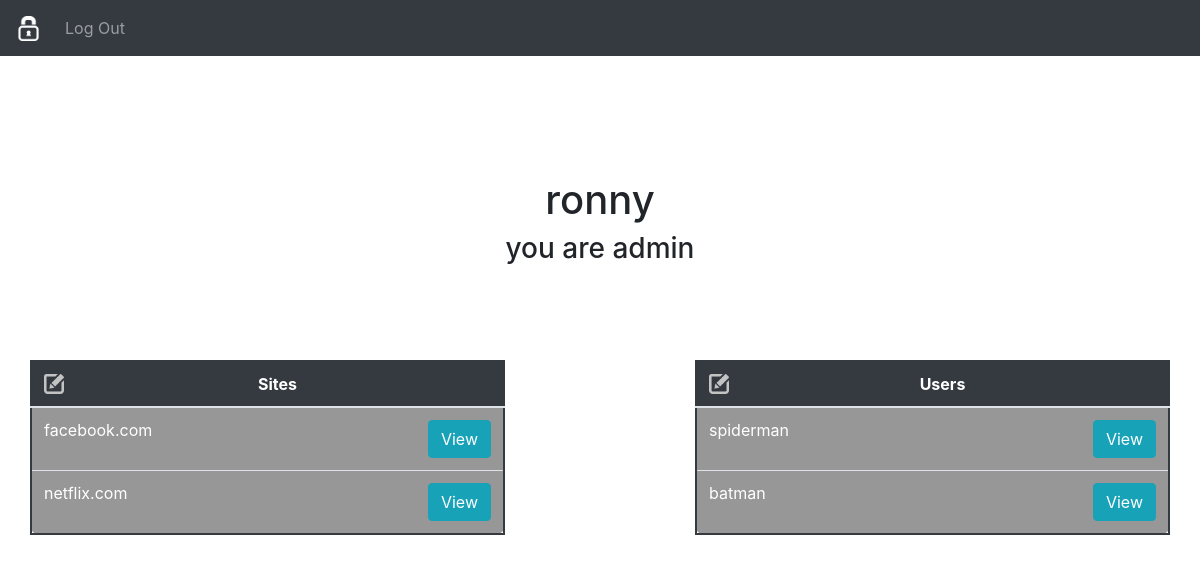
/admin/home (signed in), run on an earlier commit of the app's database.
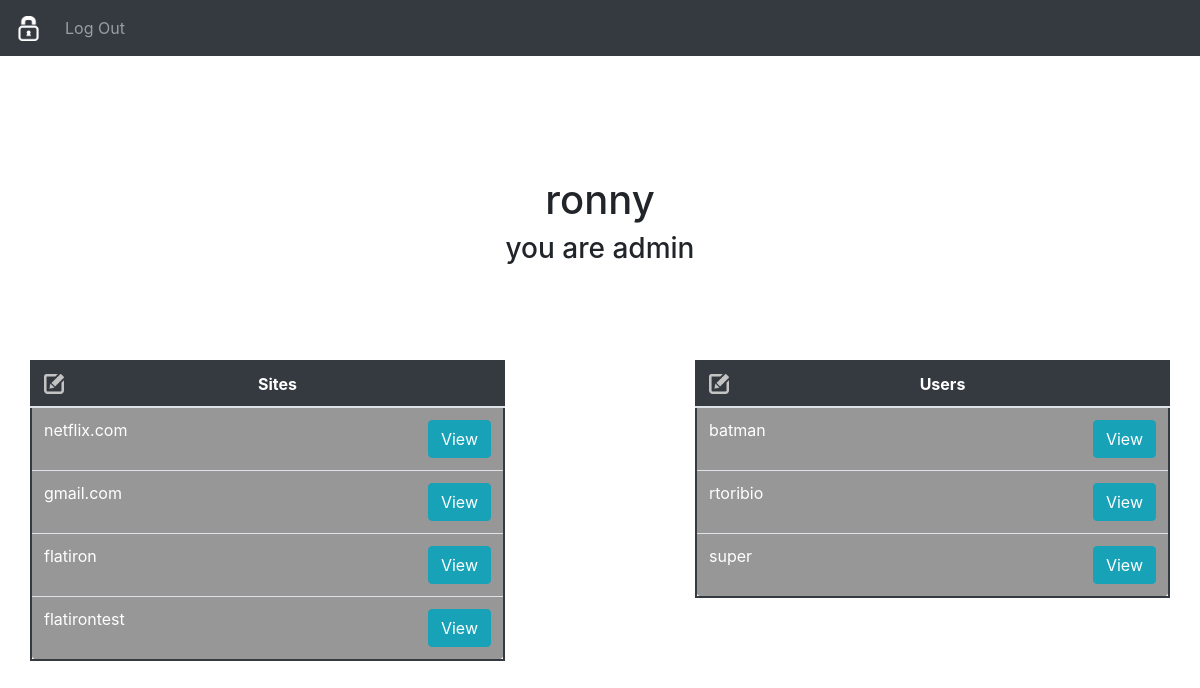
And on a later commit of the database.
### home_password/models/user.py (models this page shows, shortened)
class User(db.Model, UserMixin):
  id = db.Column(db.Integer, primary_key=True)
  username = db.Column(db.String(80), unique=True, nullable=False)
  password = db.Column(db.String(120), unique=False, nullable=False)
  is_admin = db.Column(db.Boolean, unique=False, default=False)
  sites = db.relationship('Site', secondary=sites, lazy='subquery',
        backref=db.backref('users', lazy=True))

### home_password/models/site.py (models this page shows, shortened)
class Site(db.Model):
  id = db.Column(db.Integer, primary_key=True)
  name = db.Column(db.String(80), unique=False, nullable=False)
  password = db.Column(db.String(120), unique=False, nullable=False)

### home_password/blueprints/admin/routes.py (the view)
@admin.route('/admin/home', methods=["GET","POST"])
@login_required
@admin_only
def home():
  users = [user for user in User.query.all() if user != current_user]
  return render_template('users/admin/home.html', sites=Site.query.all(), users=users)

### home_password/blueprints/utils.py (called while the page is built)
def admin_only(f):
    @wraps(f)
    def decorated_view(*args, **kwargs):
        if not current_user.is_admin:
            return redirect(url_for('users.home'))
        return f(*args, **kwargs)
    return decorated_view

### home_password/models/user.py (called while the page is built)
@login_manager.user_loader
def load_user(user_id):
    return User.query.get(int(user_id))

### home_password/templates/users/admin/home.html
{% extends "layout.html" %}
{% block content %}
  <div class="container hp-user">
    <div class="row justify-content-lg-center">
      <div class="col-lg-6">
        <h1>{{current_user.username}}</h1>
        <h3>you are admin</h3>
      </div>
    </div>
  </div>
  <div class="container">
    <div class="row justify-content-between">
      <div class="col-lg-5 hp-lists">
        <table class="table hp-table">
          <thead>
            <th>Sites <a href="/sites/new"><img id="new_btn" src="/static/images/grey_pencil.png" alt=""></a></th>
          </thead>
          <tbody>
            {% for site in sites: %}
              <tr>
                <td>{{site.name}}
                  <a href="/sites/edit/{{site.id}}"><button class="btn btn-info edit-btn">View</button></a>
                </td>
              </tr>
            {% endfor %}
          </tbody>
        </table>
      </div>
      <div class="col-lg-5 hp-lists">
        <table class="table hp-table">
          <thead>
            <th>Users <a href="/admin/users/new"><img id="new_btn" src="/static/images/grey_pencil.png" alt=""></a></th>
          </thead>
          <tbody>
            {% for user in users: %}
              <tr>
                <td>{{user.username}}
                  <a href="/admin/users/edit/{{user.id}}"><button class="btn btn-info edit-btn">View</button></a>
                </td>
              </tr>
            {% endfor %}
          </tbody>
        </table>
      </div>
    </div>
  </div>
{% endblock %}

### home_password/templates/layout.html (shortened to what this page needs)
<html lang="en">
  <head>
    <link rel="stylesheet" href="https://maxcdn.bootstrapcdn.com/bootstrap/4.0.0/css/bootstrap.min.css">
    <link rel="stylesheet" href="/static/main.css">
  </head>
  <body>
    <nav class="navbar navbar-expand-lg navbar-dark bg-dark">
      <a class="navbar-brand" href="/home">
        <img id="home-btn" src="/static/images/white_lock.png" alt="">
      </a>
      <div class="collapse navbar-collapse" id="navbarSupportedContent">
        <ul class="navbar-nav mr-auto">
          {% if current_user.is_authenticated %}
            <li class="nav-item">
              <a class="nav-link" href="/logout">Log Out</a>
            </li>
          {% endif %}
        </ul>
      </div>
    </nav>
    {% block content %}{% endblock %}
  </body>
</html>

### home_password/static/main.css (style rules this page uses)
.hp-lists { display: block; text-align: center; margin-top: 50px; padding: 0px; }
.hp-user { margin-top: 10%; text-align: center; margin-bottom: 3%; }
thead { text-align: center; background-color: #343a40; color: white; }
.hp-table { border: 2px solid #343a40; margin-bottom: 0rem; background-color: rgb(151, 151, 151); border-radius: 10px; }
tbody { color: white; }
.edit-btn { float: right; }
#new_btn { width: 20px; float: left; }
#home-btn { width: 25px; }

What changed in the data, as far as the page shows it:
removed Site: name "facebook.com"
removed User: username "spiderman"
added Site: name "gmail.com"
added Site: name "flatiron"
added Site: name "flatirontest"
added User: username "rtoribio"
added User: username "super"
